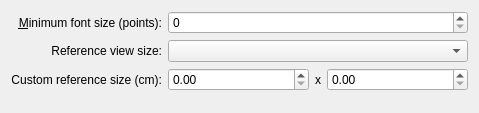
<?xml version="1.0" encoding="UTF-8"?>
<ui version="4.0">
 <class>DefaultLabelPropertiesTab</class>
 <widget class="QWidget" name="DefaultLabelPropertiesTab">
  <property name="geometry">
   <rect>
    <x>0</x>
    <y>0</y>
    <width>479</width>
    <height>113</height>
   </rect>
  </property>
  <layout class="QVBoxLayout" name="verticalLayout">
   <item>
    <layout class="QGridLayout" name="gridLayout">
     <item row="3" column="0">
      <widget class="QLabel" name="label_3">
       <property name="text">
        <string>&amp;Minimum font size (points):</string>
       </property>
       <property name="alignment">
        <set>Qt::AlignRight|Qt::AlignTrailing|Qt::AlignVCenter</set>
       </property>
       <property name="buddy">
        <cstring>_minFontSize</cstring>
       </property>
      </widget>
     </item>
     <item row="3" column="1" colspan="5">
      <widget class="QSpinBox" name="_minFontSize">
       <property name="sizePolicy">
        <sizepolicy hsizetype="Expanding" vsizetype="Fixed">
         <horstretch>0</horstretch>
         <verstretch>0</verstretch>
        </sizepolicy>
       </property>
       <property name="toolTip">
        <string>On window resize, fonts will be displayed at least this large.</string>
       </property>
      </widget>
     </item>
     <item row="4" column="0">
      <widget class="QLabel" name="label_5">
       <property name="text">
        <string>Reference view size:</string>
       </property>
       <property name="alignment">
        <set>Qt::AlignRight|Qt::AlignTrailing|Qt::AlignVCenter</set>
       </property>
      </widget>
     </item>
     <item row="4" column="1" colspan="5">
      <widget class="QComboBox" name="_referenceViewSizeCombo">
       <property name="toolTip">
        <string>When the window is this large, fonts will have stated size.</string>
       </property>
       <property name="whatsThis">
        <string>Fonts are scaled with the window or print size.  When the window/print is this large, the font sizes stated will be accurate.</string>
       </property>
      </widget>
     </item>
     <item row="5" column="0">
      <widget class="QLabel" name="label">
       <property name="text">
        <string>Custom reference size (cm):</string>
       </property>
       <property name="alignment">
        <set>Qt::AlignRight|Qt::AlignTrailing|Qt::AlignVCenter</set>
       </property>
       <property name="buddy">
        <cstring>_refViewWidth</cstring>
       </property>
      </widget>
     </item>
     <item row="5" column="1" colspan="2">
      <widget class="QDoubleSpinBox" name="_refViewWidth">
       <property name="sizePolicy">
        <sizepolicy hsizetype="Expanding" vsizetype="Fixed">
         <horstretch>0</horstretch>
         <verstretch>0</verstretch>
        </sizepolicy>
       </property>
       <property name="maximum">
        <double>2000.000000000000000</double>
       </property>
      </widget>
     </item>
     <item row="5" column="3">
      <widget class="QLabel" name="label_2">
       <property name="sizePolicy">
        <sizepolicy hsizetype="Fixed" vsizetype="Preferred">
         <horstretch>0</horstretch>
         <verstretch>0</verstretch>
        </sizepolicy>
       </property>
       <property name="text">
        <string notr="true">x</string>
       </property>
       <property name="alignment">
        <set>Qt::AlignRight|Qt::AlignTrailing|Qt::AlignVCenter</set>
       </property>
       <property name="buddy">
        <cstring>_refViewHeight</cstring>
       </property>
      </widget>
     </item>
     <item row="5" column="4" colspan="2">
      <widget class="QDoubleSpinBox" name="_refViewHeight">
       <property name="sizePolicy">
        <sizepolicy hsizetype="Expanding" vsizetype="Fixed">
         <horstretch>0</horstretch>
         <verstretch>0</verstretch>
        </sizepolicy>
       </property>
       <property name="maximum">
        <double>2000.000000000000000</double>
       </property>
      </widget>
     </item>
    </layout>
   </item>
   <item>
    <spacer>
     <property name="orientation">
      <enum>Qt::Vertical</enum>
     </property>
     <property name="sizeHint" stdset="0">
      <size>
       <width>20</width>
       <height>40</height>
      </size>
     </property>
    </spacer>
   </item>
  </layout>
 </widget>
 <resources/>
 <connections/>
</ui>
